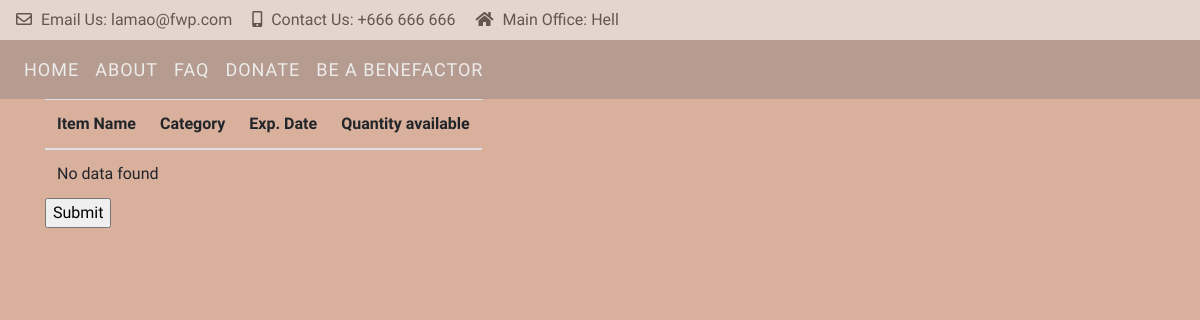
Before: /index.php/controller_beneficiary/get_items with the older database file.
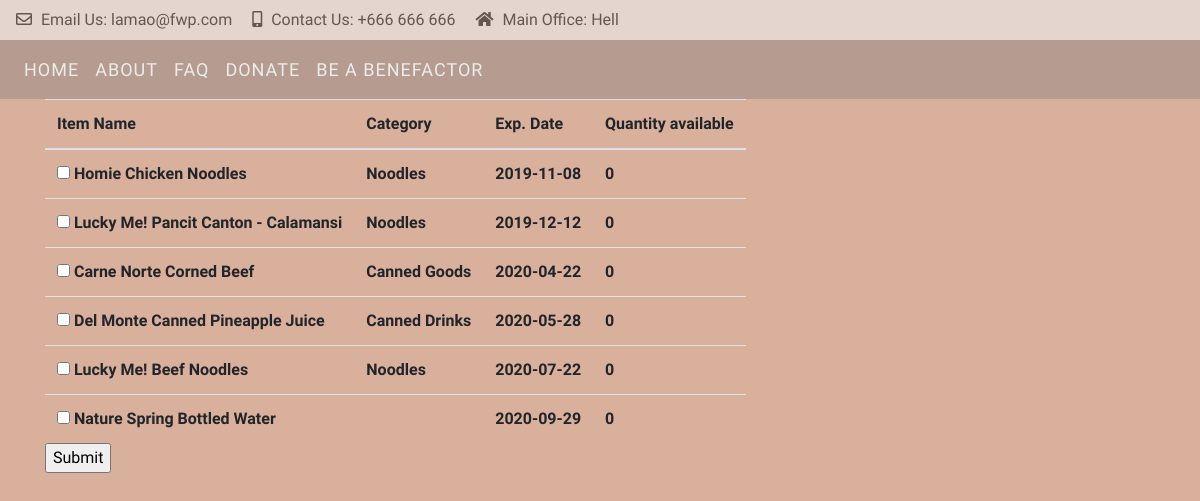
After: the same page with the newer database file.
### tables this page shows
CREATE TABLE `item_list` (
  `il_id` int(11) NOT NULL,
  `il_name` varchar(255) NOT NULL,
  `il_category` enum('Noodles','Canned Goods','Canned Drinks','Bottled Water') NOT NULL,
  `il_exp_date` date NOT NULL,
  `i_total_quantity` int(8) NOT NULL
);

### application/controllers/controller_beneficiary.php (called while the page is built, shortened)
<?php
class controller_beneficiary extends CI_Controller {
	public function __construct()
	{
		$this->load->model('bene_model');
	}
	public function get_items(){
		$data["get_items"] = $this->bene_model->get_items();
		$this->load->view('/bene/bene_header');
		$this->load->view('/bene/bene_index', $data);
		$this->load->view('/bene/bene_footer');
	}
}

### index.php (called while the page is built, shortened)
<?php
require_once BASEPATH.'core/CodeIgniter.php';

### application/models/bene_model.php (called while the page is built, shortened)
<?php
	class bene_model extends CI_Model
	{
		public function get_items(){
			$query = $this->db->get('item_list');
			return $query;
		}
	}
?>

### application/views/bene/bene_index.php (the view, shortened to what this page needs)
<!DOCTYPE html>
<html>
<head>
	<link rel="stylesheet" href="https://stackpath.bootstrapcdn.com/bootstrap/4.3.1/css/bootstrap.min.css">
	<link rel="stylesheet" href="https://use.fontawesome.com/releases/v5.7.0/css/all.css">
</head>
<body>
	<nav class="navbar navbar-expand-lg navbar-light" id="tinynav">
		<div class="collapse navbar-collapse">
			<ul class="navbar-nav">
				<li class="nav-item" style="padding-right:20px"> <i class="far fa-envelope" style="padding-right:5px;"></i> Email Us: lamao@fwp.com </li>
				<li class="nav-item" style="padding-right:20px" > <i class="fas fa-mobile-alt" style="padding-right:5px;"></i> Contact Us: +666 666 666 </li>
				<li class="nav-item"> <i class="fas fa-home" style="padding-right:5px;"></i> Main Office: Hell </li>
		</div>
	</nav>
	<nav class="navbar navbar-expand-sm" style="background-color: #b69b90; font-size: 18px;letter-spacing: 1px">
		  <ul class="navbar-nav">
		  	<li class="nav-item">
		      <a class="nav-link" href="#">HOME</a>
		    </li>
		    <li class="nav-item">
		      <a class="nav-link" href="#">ABOUT</a>
		    </li>
		    <li class="nav-item">
		      <a class="nav-link" href="#">FAQ</a>
		    </li>
		    <li class="nav-item">
		      <a class="nav-link" href="#">DONATE</a>
		    </li>
		    <li class="nav-item">
		      <a class="nav-link" href="#">BE A BENEFACTOR</a>
		    </li>
		  </ul>
	</nav>
 	<div class="container">
 		<form class="table" action="<?php echo site_url('controller_beneficiary/get_item') ?>">
 			<table>
 				<thead>
 					<tr>
 						<th>Item Name</th>
 						<th>Category</th>
 						<th>Exp. Date</th>
 						<th>Quantity available</th>
 					</tr>
 				</thead>
 				<tbody>
 					<?php
 					if($get_items->num_rows() > 0)
 						{ foreach($get_items->result() as $row){
 					?>
 					<tr>
 						<th><input type="checkbox" name="name" value="item"> <?php echo $row->il_name; ?><br></th>
 						<th><?php echo $row->il_category; ?></th>
 						<th><?php echo $row->il_exp_date; ?></th>
 						<th><?php echo $row->i_total_quantity; ?></th>
 					</tr>
 					<?php
 																}
 						}
 					else{ ?>
 					<tr>
 						<td colspan="5">No data found</td>
 					</tr>
 					<?php
 						}
 					?>
 				</tbody>
 			</table>
 			<input type="submit" value="Submit">
 		</form>
 	</div>

### application/views/bene/bene_header.php (shortened to what this page needs)
<!DOCTYPE html>
<html>
<head>
    <link rel="stylesheet" href="https://stackpath.bootstrapcdn.com/bootstrap/4.3.1/css/bootstrap.min.css">
</head>

### application/views/bene/bene_footer.php (shortened to what this page needs)
</body>
</html>

### application/views/bene/bene_header.php (style rules this page uses)
a.nav-link { color: #f4976c; }
body { background-color:#f9b76d; font-family: 'Abril Fatface', cursive }

Changed rows visible on the page:
added item_list: il_name "Homie Chicken Noodles", il_category "Noodles", il_exp_date "2019-11-08", i_total_quantity "0"
added item_list: il_name "Lucky Me! Pancit Canton - Calamansi", il_category "Noodles", il_exp_date "2019-12-12", i_total_quantity "0"
added item_list: il_name "Carne Norte Corned Beef", il_category "Canned Goods", il_exp_date "2020-04-22", i_total_quantity "0"
added item_list: il_name "Del Monte Canned Pineapple Juice", il_category "Canned Drinks", il_exp_date "2020-05-28", i_total_quantity "0"
added item_list: il_name "Lucky Me! Beef Noodles", il_category "Noodles", il_exp_date "2020-07-22", i_total_quantity "0"
added item_list: il_name "Nature Spring Bottled Water", il_exp_date "2020-09-29", i_total_quantity "0"
Other visible differences:
text no longer shown: "No data found"
